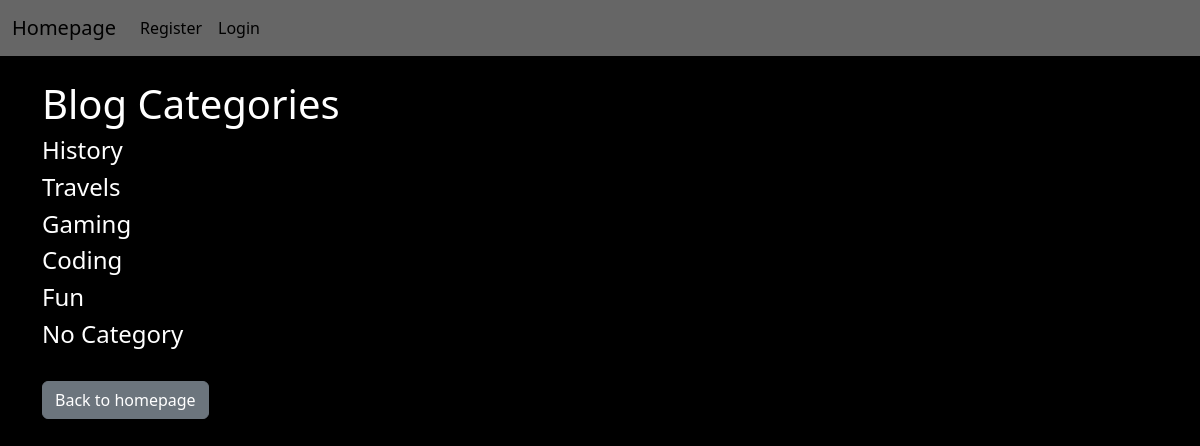
The page /category-list/ on the database its author committed.
### blogboard/models.py (models this page shows, shortened)
class Category(models.Model):
    name = models.CharField(max_length=255)
    def __str__(self):
        return self.name

### blogboard/views.py (the view)
# urls.py: path('category-list/',CategoryListView, name='category-list'),
def CategoryListView(request):
    cat_menu_list = Category.objects.all()
    return render(request , 'category_list.html' , {'cat_menu_list' : cat_menu_list})

### blogboard/templates/category_list.html (shortened to what this page needs)
{% extends 'base.html' %}
{% block content %}
        <h1>Blog Categories</h1>
        {% for item in cat_menu_list %}
            <h4><a href ="{% url 'category' item %}">{{ item }}</a></h4>
        {% endfor %}
<br>
<a href="{% url 'home' %}" class="btn btn-secondary"> Back to homepage </a>
{% endblock %}

### static/blogboard/css/main.css (style rules this page uses)
body { background-color: black; color: white; }
a { color: #ffffff; text-decoration: none; }

### rows shown on the page
Category: name "History"
Category: name "Travels"
Category: name "Gaming"
Category: name "Coding"
Category: name "Fun"
Category: name "No Category"
